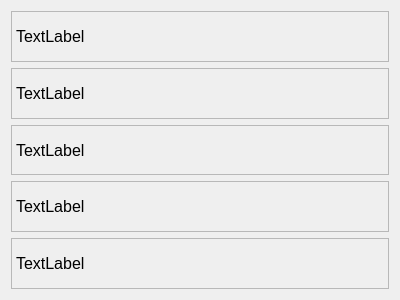
<?xml version="1.0" encoding="UTF-8"?>
<ui version="4.0">
 <class>dia_project_info</class>
 <widget class="QDialog" name="dia_project_info">
  <property name="geometry">
   <rect>
    <x>0</x>
    <y>0</y>
    <width>400</width>
    <height>300</height>
   </rect>
  </property>
  <property name="windowTitle">
   <string>Project Information</string>
  </property>
  <property name="windowOpacity">
   <double>1.000000000000000</double>
  </property>
  <layout class="QHBoxLayout" name="horizontalLayout">
   <item>
    <layout class="QVBoxLayout" name="verticalLayout">
     <item>
      <widget class="QLabel" name="lab_welcome">
       <property name="font">
        <font>
         <pointsize>12</pointsize>
        </font>
       </property>
       <property name="frameShape">
        <enum>QFrame::StyledPanel</enum>
       </property>
       <property name="text">
        <string>TextLabel</string>
       </property>
      </widget>
     </item>
     <item>
      <widget class="QLabel" name="label_news">
       <property name="font">
        <font>
         <pointsize>12</pointsize>
        </font>
       </property>
       <property name="frameShape">
        <enum>QFrame::StyledPanel</enum>
       </property>
       <property name="text">
        <string>TextLabel</string>
       </property>
      </widget>
     </item>
     <item>
      <widget class="QLabel" name="lab_vacation">
       <property name="font">
        <font>
         <pointsize>12</pointsize>
        </font>
       </property>
       <property name="frameShape">
        <enum>QFrame::StyledPanel</enum>
       </property>
       <property name="text">
        <string>TextLabel</string>
       </property>
      </widget>
     </item>
     <item>
      <widget class="QLabel" name="label_docs">
       <property name="font">
        <font>
         <pointsize>12</pointsize>
        </font>
       </property>
       <property name="frameShape">
        <enum>QFrame::StyledPanel</enum>
       </property>
       <property name="text">
        <string>TextLabel</string>
       </property>
       <property name="textFormat">
        <enum>Qt::RichText</enum>
       </property>
       <property name="openExternalLinks">
        <bool>true</bool>
       </property>
      </widget>
     </item>
     <item>
      <widget class="QLabel" name="label_updated">
       <property name="font">
        <font>
         <pointsize>12</pointsize>
        </font>
       </property>
       <property name="frameShape">
        <enum>QFrame::StyledPanel</enum>
       </property>
       <property name="text">
        <string>TextLabel</string>
       </property>
      </widget>
     </item>
    </layout>
   </item>
  </layout>
 </widget>
 <resources/>
 <connections/>
</ui>
